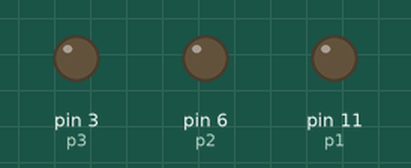
A sketch run on a simulated Arduino Uno, built with avr-gcc and run on an emulated ATmega328P. Shown: output pins drawn as LEDs (lit = HIGH).

Above: at 0.05 s.
At 1.6 s:
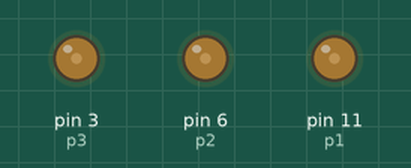
At 3.2 s:
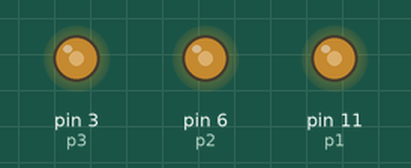
At 4.8 s:
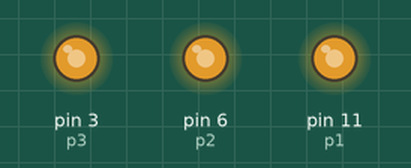
At 6.4 s:
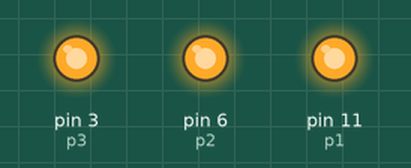
Timing chart, 0 to 8.3 s (numbered marks = the images above):
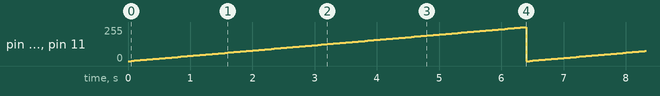

The sketch:

led_brightness.ino
```cpp
int p1 = 11;
int p2 = 6;
int p3 = 3;
void setup()
{
  pinMode(p1, OUTPUT);
  pinMode(p2, OUTPUT);
  pinMode(p3, OUTPUT);

}

void loop()
{
  for(int i = 0; i<=255; i+=2)
  {
    analogWrite(p1, i);
    analogWrite(p2, i);
    analogWrite(p3, i);
    delay(50);
  }

}
```

Measured:
- by itself, pin 3 (p3), pin 6 (p2), pin 11 (p1): ramps from 0/255 to 254/255 and jumps back, once every 6.4 s
